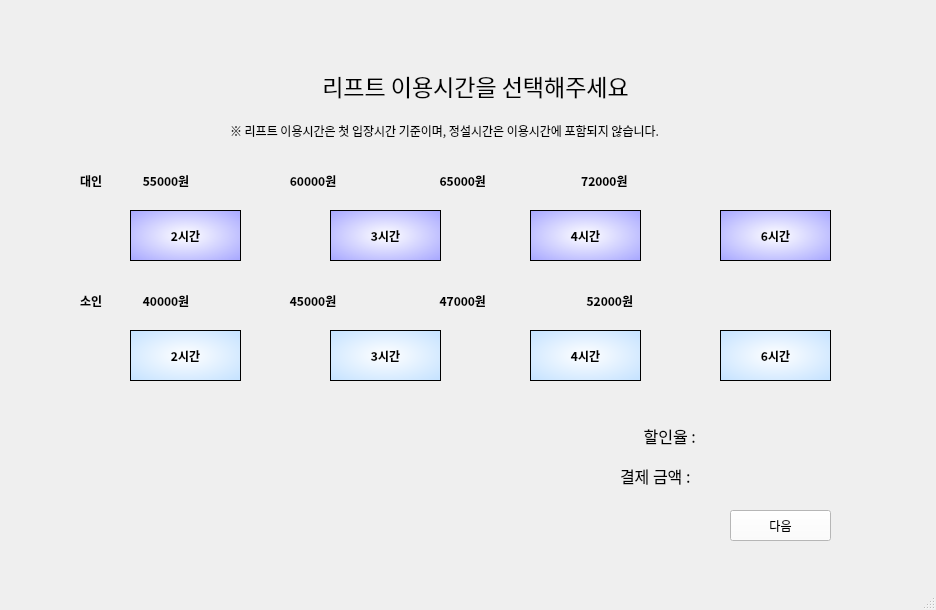
<?xml version="1.0" encoding="UTF-8"?>
<ui version="4.0">
 <class>MainWindow</class>
 <widget class="QMainWindow" name="MainWindow">
  <property name="geometry">
   <rect>
    <x>0</x>
    <y>0</y>
    <width>936</width>
    <height>610</height>
   </rect>
  </property>
  <property name="minimumSize">
   <size>
    <width>936</width>
    <height>610</height>
   </size>
  </property>
  <property name="maximumSize">
   <size>
    <width>936</width>
    <height>610</height>
   </size>
  </property>
  <property name="font">
   <font>
    <family>맑은 고딕</family>
   </font>
  </property>
  <property name="windowTitle">
   <string>현장 발권기</string>
  </property>
  <property name="layoutDirection">
   <enum>Qt::LeftToRight</enum>
  </property>
  <property name="styleSheet">
   <string notr="true">selection-background-color: qradialgradient(spread:pad, cx:0.5, cy:0.5, radius:2, fx:0.500244, fy:0.5, stop:0 rgba(255, 255, 255, 255), stop:1 rgba(255, 85, 0, 255));</string>
  </property>
  <widget class="QWidget" name="centralwidget">
   <widget class="QLabel" name="label">
    <property name="geometry">
     <rect>
      <x>250</x>
      <y>60</y>
      <width>451</width>
      <height>51</height>
     </rect>
    </property>
    <property name="font">
     <font>
      <family>맑은 고딕</family>
      <pointsize>17</pointsize>
     </font>
    </property>
    <property name="styleSheet">
     <string notr="true">background-color: qlineargradient(spread:pad, x1:1, y1:0, x2:1, y2:0, stop:0 rgba(0, 0, 0, 0), stop:1 rgba(255, 255, 255, 255));</string>
    </property>
    <property name="text">
     <string>리프트 이용시간을 선택해주세요</string>
    </property>
    <property name="scaledContents">
     <bool>false</bool>
    </property>
    <property name="alignment">
     <set>Qt::AlignCenter</set>
    </property>
   </widget>
   <widget class="QLabel" name="label_2">
    <property name="geometry">
     <rect>
      <x>230</x>
      <y>100</y>
      <width>601</width>
      <height>61</height>
     </rect>
    </property>
    <property name="font">
     <font>
      <family>맑은 고딕</family>
     </font>
    </property>
    <property name="styleSheet">
     <string notr="true">background-color: qlineargradient(spread:pad, x1:1, y1:0, x2:1, y2:0, stop:0 rgba(0, 0, 0, 0), stop:1 rgba(255, 255, 255, 255));</string>
    </property>
    <property name="text">
     <string>※ 리프트 이용시간은 첫 입장시간 기준이며, 정설시간은 이용시간에 포함되지 않습니다.</string>
    </property>
   </widget>
   <widget class="QPushButton" name="btn_2">
    <property name="enabled">
     <bool>true</bool>
    </property>
    <property name="geometry">
     <rect>
      <x>130</x>
      <y>210</y>
      <width>111</width>
      <height>51</height>
     </rect>
    </property>
    <property name="font">
     <font>
      <family>맑은 고딕</family>
      <weight>75</weight>
      <bold>true</bold>
     </font>
    </property>
    <property name="styleSheet">
     <string notr="true">QPushButton{
background-color: qradialgradient(spread:pad, cx:0.5, cy:0.5, radius:2, fx:0.500244, fy:0.5, stop:0 rgba(255, 255, 255, 255), stop:1 rgba(0, 0, 255, 255));
border : 1px solid;
}</string>
    </property>
    <property name="text">
     <string>2시간</string>
    </property>
   </widget>
   <widget class="QPushButton" name="btn_3">
    <property name="geometry">
     <rect>
      <x>330</x>
      <y>210</y>
      <width>111</width>
      <height>51</height>
     </rect>
    </property>
    <property name="font">
     <font>
      <family>맑은 고딕</family>
      <weight>75</weight>
      <bold>true</bold>
     </font>
    </property>
    <property name="styleSheet">
     <string notr="true">QPushButton{
background-color: qradialgradient(spread:pad, cx:0.5, cy:0.5, radius:2, fx:0.500244, fy:0.5, stop:0 rgba(255, 255, 255, 255), stop:1 rgba(0, 0, 255, 255));
border : 1px solid;
}</string>
    </property>
    <property name="text">
     <string>3시간</string>
    </property>
   </widget>
   <widget class="QPushButton" name="btn_4">
    <property name="enabled">
     <bool>true</bool>
    </property>
    <property name="geometry">
     <rect>
      <x>530</x>
      <y>210</y>
      <width>111</width>
      <height>51</height>
     </rect>
    </property>
    <property name="font">
     <font>
      <family>맑은 고딕</family>
      <weight>75</weight>
      <bold>true</bold>
     </font>
    </property>
    <property name="autoFillBackground">
     <bool>false</bool>
    </property>
    <property name="styleSheet">
     <string notr="true">QPushButton{
background-color: qradialgradient(spread:pad, cx:0.5, cy:0.5, radius:2, fx:0.500244, fy:0.5, stop:0 rgba(255, 255, 255, 255), stop:1 rgba(0, 0, 255, 255));
border : 1px solid;
}</string>
    </property>
    <property name="text">
     <string>4시간</string>
    </property>
    <property name="default">
     <bool>false</bool>
    </property>
   </widget>
   <widget class="QPushButton" name="btn_6">
    <property name="geometry">
     <rect>
      <x>720</x>
      <y>210</y>
      <width>111</width>
      <height>51</height>
     </rect>
    </property>
    <property name="font">
     <font>
      <family>맑은 고딕</family>
      <weight>75</weight>
      <bold>true</bold>
     </font>
    </property>
    <property name="styleSheet">
     <string notr="true">QPushButton{
background-color: qradialgradient(spread:pad, cx:0.5, cy:0.5, radius:2, fx:0.500244, fy:0.5, stop:0 rgba(255, 255, 255, 255), stop:1 rgba(0, 0, 255, 255));
border : 1px solid;
}</string>
    </property>
    <property name="text">
     <string>6시간</string>
    </property>
   </widget>
   <widget class="QPushButton" name="btn_next">
    <property name="geometry">
     <rect>
      <x>730</x>
      <y>510</y>
      <width>101</width>
      <height>31</height>
     </rect>
    </property>
    <property name="font">
     <font>
      <family>맑은 고딕</family>
     </font>
    </property>
    <property name="styleSheet">
     <string notr="true">background-color: rgb(255, 255, 255);
</string>
    </property>
    <property name="text">
     <string>다음</string>
    </property>
   </widget>
   <widget class="QLabel" name="label_3">
    <property name="geometry">
     <rect>
      <x>80</x>
      <y>170</y>
      <width>761</width>
      <height>21</height>
     </rect>
    </property>
    <property name="font">
     <font>
      <family>맑은 고딕</family>
      <weight>75</weight>
      <bold>true</bold>
     </font>
    </property>
    <property name="styleSheet">
     <string notr="true">background-color: qlineargradient(spread:pad, x1:1, y1:0, x2:1, y2:0, stop:0 rgba(0, 0, 0, 0), stop:1 rgba(255, 255, 255, 255));</string>
    </property>
    <property name="text">
     <string>대인               55000원                                     60000원                                      65000원                                   72000원</string>
    </property>
   </widget>
   <widget class="QLabel" name="label_8">
    <property name="geometry">
     <rect>
      <x>640</x>
      <y>420</y>
      <width>91</width>
      <height>31</height>
     </rect>
    </property>
    <property name="font">
     <font>
      <family>맑은 고딕</family>
      <pointsize>12</pointsize>
      <weight>50</weight>
      <bold>false</bold>
     </font>
    </property>
    <property name="styleSheet">
     <string notr="true">background-color: qlineargradient(spread:pad, x1:1, y1:0, x2:1, y2:0, stop:0 rgba(0, 0, 0, 0), stop:1 rgba(255, 255, 255, 255));</string>
    </property>
    <property name="text">
     <string> 할인율 :</string>
    </property>
   </widget>
   <widget class="QLabel" name="label_7">
    <property name="geometry">
     <rect>
      <x>620</x>
      <y>460</y>
      <width>111</width>
      <height>31</height>
     </rect>
    </property>
    <property name="font">
     <font>
      <family>맑은 고딕</family>
      <pointsize>12</pointsize>
      <weight>50</weight>
      <bold>false</bold>
     </font>
    </property>
    <property name="styleSheet">
     <string notr="true">background-color: qlineargradient(spread:pad, x1:1, y1:0, x2:1, y2:0, stop:0 rgba(0, 0, 0, 0), stop:1 rgba(255, 255, 255, 255));</string>
    </property>
    <property name="text">
     <string>결제 금액 : </string>
    </property>
   </widget>
   <widget class="QPushButton" name="btn_s2">
    <property name="enabled">
     <bool>true</bool>
    </property>
    <property name="geometry">
     <rect>
      <x>130</x>
      <y>330</y>
      <width>111</width>
      <height>51</height>
     </rect>
    </property>
    <property name="font">
     <font>
      <family>맑은 고딕</family>
      <weight>75</weight>
      <bold>true</bold>
     </font>
    </property>
    <property name="styleSheet">
     <string notr="true">QPushButton{
background-color: qradialgradient(spread:pad, cx:0.5, cy:0.5, radius:2, fx:0.500244, fy:0.5, stop:0 rgba(255, 255, 255, 255), stop:1 rgba(85, 170, 255, 255));
border : 1px solid;
}</string>
    </property>
    <property name="text">
     <string>2시간</string>
    </property>
   </widget>
   <widget class="QPushButton" name="btn_s3">
    <property name="geometry">
     <rect>
      <x>330</x>
      <y>330</y>
      <width>111</width>
      <height>51</height>
     </rect>
    </property>
    <property name="font">
     <font>
      <family>맑은 고딕</family>
      <weight>75</weight>
      <bold>true</bold>
     </font>
    </property>
    <property name="styleSheet">
     <string notr="true">QPushButton{
background-color: qradialgradient(spread:pad, cx:0.5, cy:0.5, radius:2, fx:0.500244, fy:0.5, stop:0 rgba(255, 255, 255, 255), stop:1 rgba(85, 170, 255, 255));
border : 1px solid;
}</string>
    </property>
    <property name="text">
     <string>3시간</string>
    </property>
   </widget>
   <widget class="QPushButton" name="btn_s4">
    <property name="geometry">
     <rect>
      <x>530</x>
      <y>330</y>
      <width>111</width>
      <height>51</height>
     </rect>
    </property>
    <property name="font">
     <font>
      <family>맑은 고딕</family>
      <weight>75</weight>
      <bold>true</bold>
     </font>
    </property>
    <property name="styleSheet">
     <string notr="true">QPushButton{
background-color: qradialgradient(spread:pad, cx:0.5, cy:0.5, radius:2, fx:0.500244, fy:0.5, stop:0 rgba(255, 255, 255, 255), stop:1 rgba(85, 170, 255, 255));
border : 1px solid;
}</string>
    </property>
    <property name="text">
     <string>4시간</string>
    </property>
   </widget>
   <widget class="QPushButton" name="btn_s6">
    <property name="geometry">
     <rect>
      <x>720</x>
      <y>330</y>
      <width>111</width>
      <height>51</height>
     </rect>
    </property>
    <property name="font">
     <font>
      <family>맑은 고딕</family>
      <weight>75</weight>
      <bold>true</bold>
     </font>
    </property>
    <property name="styleSheet">
     <string notr="true">QPushButton{
background-color: qradialgradient(spread:pad, cx:0.5, cy:0.5, radius:2, fx:0.500244, fy:0.5, stop:0 rgba(255, 255, 255, 255), stop:1 rgba(85, 170, 255, 255));
border : 1px solid;
}</string>
    </property>
    <property name="text">
     <string>6시간</string>
    </property>
   </widget>
   <widget class="QLabel" name="label_5">
    <property name="geometry">
     <rect>
      <x>80</x>
      <y>290</y>
      <width>761</width>
      <height>21</height>
     </rect>
    </property>
    <property name="font">
     <font>
      <family>맑은 고딕</family>
      <weight>75</weight>
      <bold>true</bold>
     </font>
    </property>
    <property name="styleSheet">
     <string notr="true">background-color: qlineargradient(spread:pad, x1:1, y1:0, x2:1, y2:0, stop:0 rgba(0, 0, 0, 0), stop:1 rgba(255, 255, 255, 255));</string>
    </property>
    <property name="text">
     <string>소인               40000원                                     45000원                                      47000원                                     52000원</string>
    </property>
   </widget>
  </widget>
  <widget class="QMenuBar" name="menubar">
   <property name="geometry">
    <rect>
     <x>0</x>
     <y>0</y>
     <width>936</width>
     <height>21</height>
    </rect>
   </property>
  </widget>
  <widget class="QStatusBar" name="statusbar"/>
 </widget>
 <resources/>
 <connections/>
</ui>
